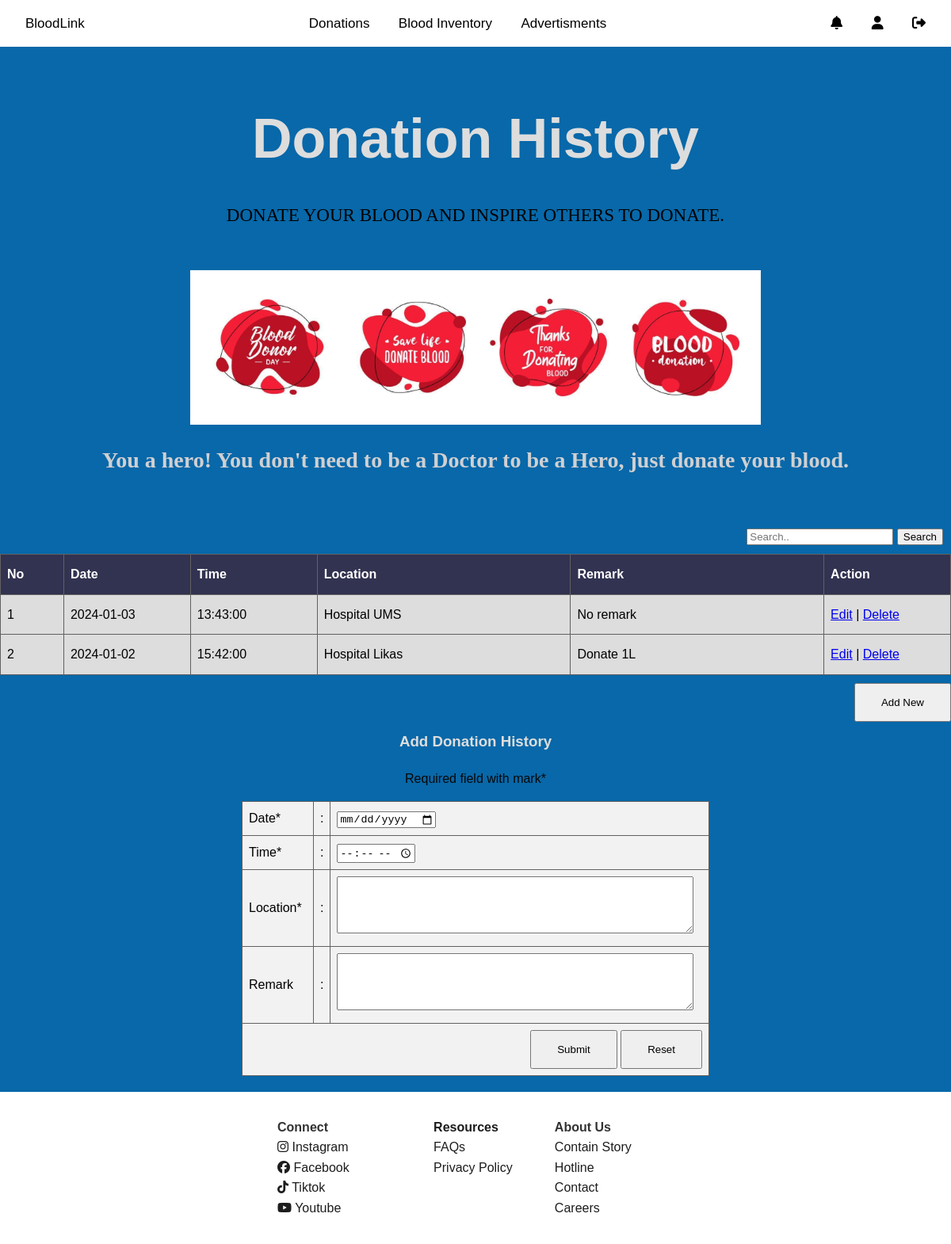
/donation_history/donation_history.php (signed in), run on the app's committed database.
### tables this page shows
CREATE TABLE `donation` (
  `donationID` int(11) NOT NULL,
  `userID` int(11) DEFAULT NULL,
  `donateDate` date DEFAULT NULL,
  `donateTime` time DEFAULT NULL,
  `location` text DEFAULT NULL,
  `remark` text DEFAULT NULL
);

### donation_history/donation_history.php (the view, shortened to what this page needs)
<?php
include("../config.php");
?>
<!DOCTYPE html>
<html>
<head>
    <link rel="stylesheet" href="../css/nav_footer.css">
    <link rel="stylesheet" href="css/nina_style.css">
    <link rel="stylesheet" href="https://cdnjs.cloudflare.com/ajax/libs/font-awesome/4.7.0/css/font-awesome.min.css">
</head>
<body>
    <?php include('../user_nav.php') ?>
    <div class="heading">
        <h1>Donation History</h1>
        <p>DONATE YOUR BLOOD AND INSPIRE OTHERS TO DONATE.</p>
        <img src="img/blood4.png">
        <h2>You a hero! You don't need to be a Doctor to be a Hero, just donate your blood. </h2>
    </div>
    <div style="text-align: right; padding:10px;">
        <form action="donation_history_search.php" method="post">
            <input type="text" placeholder="Search.." name="search">
            <input type="submit" value="Search">
        </form>
    </div>
    <table border="1" width="100%" id="projectable">
        <tr>
            <th width="5%">No</th>
            <th width="10%">Date</th>
            <th width="10%">Time</th>
            <th width="20%">Location</th>
            <th width="20%">Remark</th>
            <th width="10%">Action</th>
        </tr>
        <?php
        $sql = "SELECT * FROM donation WHERE userID=" . $_SESSION["UID"];
        $result = mysqli_query($conn, $sql);
        if (mysqli_num_rows($result) > 0) {
            $numrow = 1;
            while ($row = mysqli_fetch_assoc($result)) {
                echo "<tr>";
                echo "<td>" . $numrow . "</td><td>" . $row["donateDate"] . "</td><td>" . $row["donateTime"] . "</td><td>" . $row["location"] .
                    "</td><td>" . $row["remark"] . "</td>";
                echo '<td> <a href="donation_history_edit.php?id=' . $row["donationID"] . '">Edit</a>&nbsp;|&nbsp;';
                echo '<a href="donation_history_delete.php?id=' . $row["donationID"] . '" onClick="return confirm(\'Delete?\');">Delete</a> </td>';
                echo "</tr>" . "\n\t\t";
                $numrow++;
            }
        } else {
            echo '<tr><td colspan="7">0 results</td></tr>';
        }
        ?>
    </table>
    <div style="text-align: right; padding-top:10px;">
        <input type="button" value="Add New" onclick="show_AddEntry()">
    </div>
    <div style="padding:0 10px;" id="historyDiv">
        <h3 align="center">Add Donation History</h3>
        <p align="center">Required field with mark*</p>
        <form method="POST" action="donation_history_action.php" enctype="multipart/form-data" id="myDonationForm">
            <table border="1" id="myTable">
                <tr>
                    <td>Date*</td>
                    <td width="1px">:</td>
                    <td>
                        <input type="date" name="donateDate" required>
                    </td>
                </tr>
                <tr>
                    <td>Time*</td>
                    <td>:</td>
                    <td>
                        <input type="time" name="donateTime" required>
                    </td>
                </tr>
                <tr>
                    <td>Location*</td>
                    <td>:</td>
                    <td>
                        <textarea rows="4" name="location" cols="50" required></textarea>
                    </td>
                </tr>
                <tr>
                    <td>Remark</td>
                    <td>:</td>
                    <td>
                        <textarea rows="4" name="remark" cols="20" required></textarea>
                    </td>
                </tr>
                <tr>
                    <td colspan="3" align="right">
                        <input type="submit" value="Submit" name="B1">
                        <input type="reset" value="Reset" name="B2">
                    </td>
                </tr>
            </table>
        </form>
    </div>
    <?php include('../footer.php')  ?>
</body>
</html>

### css/nav_footer.css (style rules this page uses)
body { font-family: "Arial", sans-serif; background-color: #0868a9; font-size: 16px; line-height: 1.6; margin: 0; padding: 0; min-height: 100vh; }

### donation_history/css/nina_style.css (style rules this page uses)
.heading { text-align: center; margin-top: 60px; }
.heading h1 { font-size: 70px; color: rgb(255, 255, 255); margin-bottom: 10px; }
.heading p { font-size: 23px; color: black; margin-bottom: 50px; font-family: Georgia; }
.heading h1 { text-align: center; margin-top: 60px; color: #ddd; }
.heading img { width: 60%; max-width: 100%; height: auto; display: block; margin: 0 auto; }
.heading p { font-size: 23px; text-align: center; color: rgb(0, 0, 0); margin-bottom: 50px; font-family: Georgia; }
.heading h2 { font-size: 28px; text-align: center; color: rgb(208, 208, 210); margin-bottom: 50px; font-family: Aril; }
#historyDiv h3 { text-align: center; margin-top: 10px; color: #ddd; }
#historyDiv p { text-align: center; margin-top: 10px; color: rgb(8, 7, 7); }
#historyDiv table { border-collapse: collapse; width: 50%; padding-left: 30px; margin-left: auto; margin-right: auto; background-color: #f2f2f2; }
#historyDiv td, #historyDiv th { border: 1px solid #616161; padding: 8px; }
#historyDiv input[type="submit"], input[type="reset"], input[type="button"] { padding: 15px 32px; cursor: pointer; }
#historyDiv textarea { width: 95%; padding: 5px; }
#projectable { border-collapse: collapse; width: 100%; padding-left: 30px; }
#projectable td, #projectable th { border: 1px solid #616161; padding: 8px; }
#projectable tr { background-color: #ddd; }
#projectable th { padding-top: 12px; padding-bottom: 12px; text-align: left; background-color: #323251; color: white; }
#projectable td { padding-top: 12px; padding-bottom: 12px; text-align: left; color: black; }

### data on the page
donation: donateDate "2024-01-03", donateTime "13:43:00", location "Hospital UMS", remark "No remark"
donation: donateDate "2024-01-02", donateTime "15:42:00", location "Hospital Likas", remark "Donate 1L"
